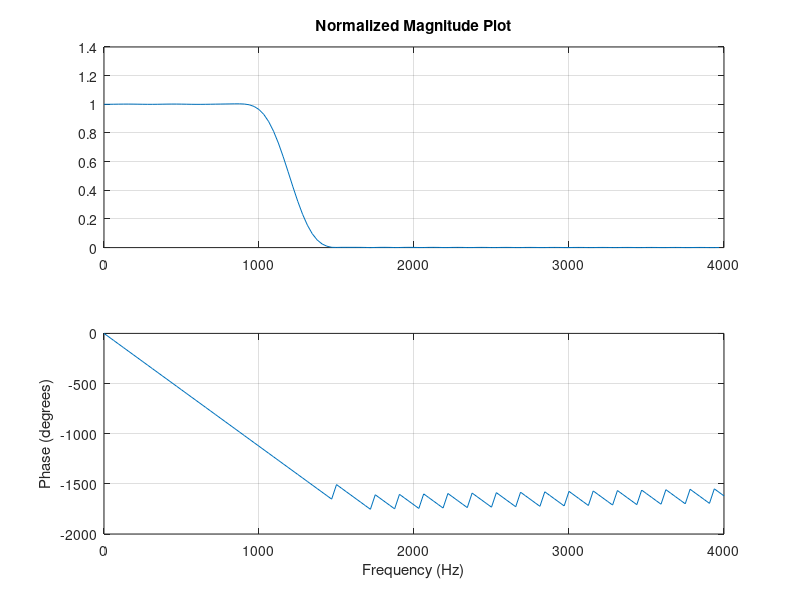
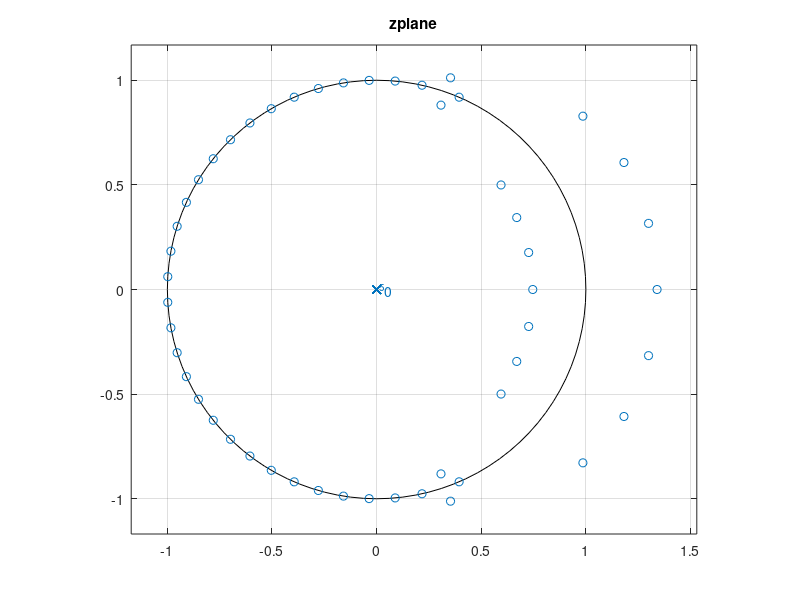

Reproduce these figures in MATLAB, in order.
clc;
clear all;
close all;
fs=8000; % sampling frequency
n=50; % order of the filter
w=1200/ (fs/2);
b=fir1(n,w,'low'); % Zeros of the filter
freqz(b,1,128,8000); % Magnitude and Phase Plot of the filter figure(2)
[h,w]=freqz(b,1,128,8000);
subplot(2,1,1);
plot(w,abs(h));% Normalized Magnitude Plot
title('Normalized Magnitude Plot');
grid
subplot(2,1,2);
figure(2)
zplane(b,1); % the plot in lab
title('zplane');
